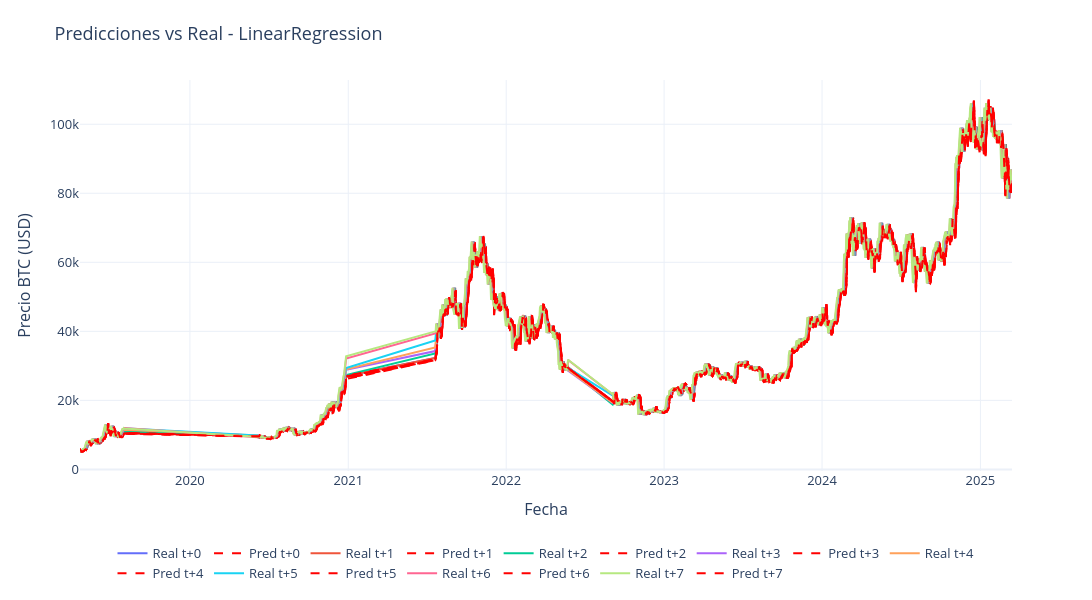
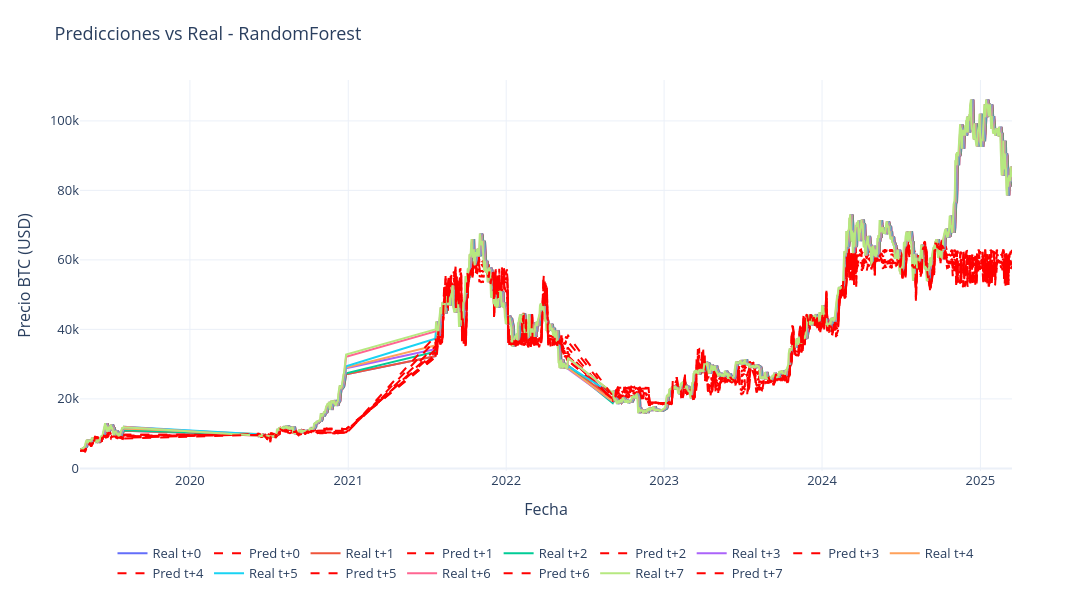
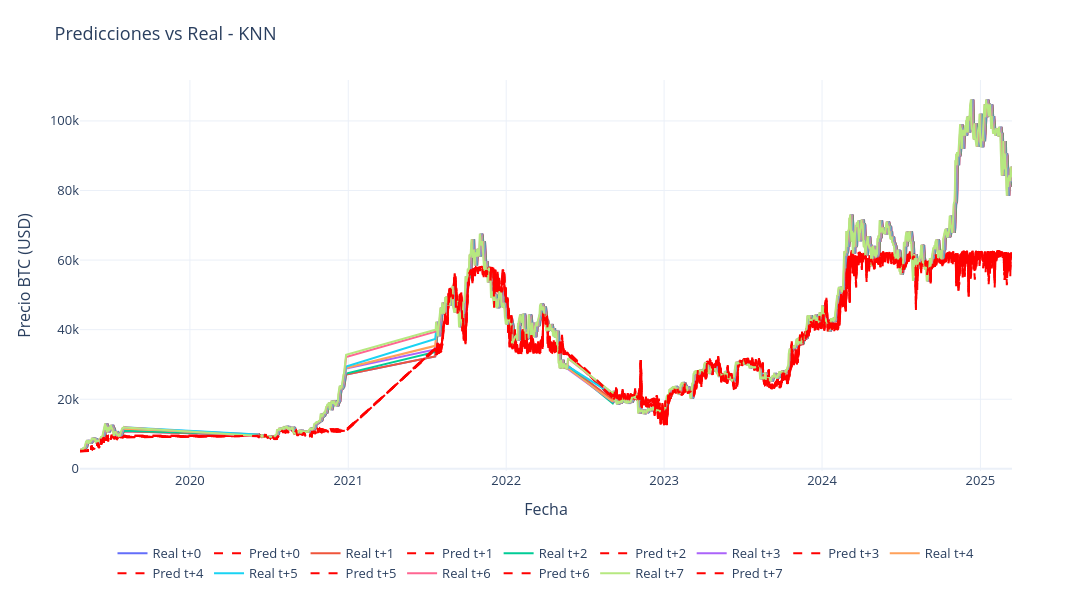

The notebook cell these images were saved under, in order:
### Code cell
# grafico predicciones vs real (t+1 a t+7)
from plotly.colors import qualitative

for model_name, pred in all_predictions.items():
    if pred.empty:
        print(f"No hay predicciones para {model_name}, se omite el gráfico.")
        continue

    fig = go.Figure()
    days = [f't+{i}' for i in range(8)]
    color_palette = qualitative.Plotly  # paleta estándar (10 colores distintos)

    for i, day in enumerate(days, start=1):
        real_col = f'Close_{day}_real' if f'Close_{day}_real' in pred.columns else f'Close_t+{i}_real'
        pred_col = f'Close_{day}_pred' if f'Close_{day}_pred' in pred.columns else f'Close_t+{i}_pred'

        if real_col not in pred.columns or pred_col not in pred.columns:
            print(f"Columnas para {day} no encontradas en {model_name}, se omite.")
            continue

        color = color_palette[(i - 1) % len(color_palette)]

        # linea real
        fig.add_trace(go.Scatter(
            x=pred.index,
            y=pred[real_col],
            mode='lines',
            name=f'Real {day}',
            line=dict(color=color, width=2)
        ))

        # linea predicha
        fig.add_trace(go.Scatter(
            x=pred.index,
            y=pred[pred_col],
            mode='lines',
            name=f'Pred {day}',
            line=dict(color="red", width=2, dash='dash')
        ))

    fig.update_layout(
        title=f'Predicciones vs Real - {model_name}',
        xaxis_title='Fecha',
        yaxis_title='Precio BTC (USD)',
        width=1100,
        height=600,
        template='plotly_white',
        font=dict(size=13),
        legend=dict(
            orientation="h",
            yanchor="bottom",
            y=-0.3,
            xanchor="center",
            x=0.5
        ),
        margin=dict(t=80, b=80)
    )

    fig.show()
print("Fecha mínima:", pred.index.min())
print("Fecha máxima:", pred.index.max())

### Figure 1 — Plotly figure (JSON) as saved in the notebook; plotly's stock layout.template omitted (floating-point values rounded to 4 significant figures; data arrays with more than 128 entries replaced by an {"elided": "..."} marker saying what was removed)
{"data": [{"line": {"color": "#636EFA", "width": 2}, "mode": "lines", "name": "Real t+0", "type": "scatter", "x": {"elided": "1542 str values"}, "y": {"elided": "1542 float values"}}, {"line": {"color": "red", "dash": "dash", "width": 2}, "mode": "lines", "name": "Pred t+0", "type": "scatter", "x": {"elided": "1542 str values"}, "y": {"elided": "1542 float values"}}, {"line": {"color": "#EF553B", "width": 2}, "mode": "lines", "name": "Real t+1", "type": "scatter", "x": {"elided": "1542 str values"}, "y": {"elided": "1542 float values"}}, {"line": {"color": "red", "dash": "dash", "width": 2}, "mode": "lines", "name": "Pred t+1", "type": "scatter", "x": {"elided": "1542 str values"}, "y": {"elided": "1542 float values"}}, {"line": {"color": "#00CC96", "width": 2}, "mode": "lines", "name": "Real t+2", "type": "scatter", "x": {"elided": "1542 str values"}, "y": {"elided": "1542 float values"}}, {"line": {"color": "red", "dash": "dash", "width": 2}, "mode": "lines", "name": "Pred t+2", "type": "scatter", "x": {"elided": "1542 str values"}, "y": {"elided": "1542 float values"}}, {"line": {"color": "#AB63FA", "width": 2}, "mode": "lines", "name": "Real t+3", "type": "scatter", "x": {"elided": "1542 str values"}, "y": {"elided": "1542 float values"}}, {"line": {"color": "red", "dash": "dash", "width": 2}, "mode": "lines", "name": "Pred t+3", "type": "scatter", "x": {"elided": "1542 str values"}, "y": {"elided": "1542 float values"}}, {"line": {"color": "#FFA15A", "width": 2}, "mode": "lines", "name": "Real t+4", "type": "scatter", "x": {"elided": "1542 str values"}, "y": {"elided": "1542 float values"}}, {"line": {"color": "red", "dash": "dash", "width": 2}, "mode": "lines", "name": "Pred t+4", "type": "scatter", "x": {"elided": "1542 str values"}, "y": {"elided": "1542 float values"}}, {"line": {"color": "#19D3F3", "width": 2}, "mode": "lines", "name": "Real t+5", "type": "scatter", "x": {"elided": "1542 str values"}, "y": {"elided": "1542 float values"}}, {"line": {"color": "red", "dash": "dash", "width": 2}, "mode": "lines", "name": "Pred t+5", "type": "scatter", "x": {"elided": "1542 str values"}, "y": {"elided": "1542 float values"}}, {"line": {"color": "#FF6692", "width": 2}, "mode": "lines", "name": "Real t+6", "type": "scatter", "x": {"elided": "1542 str values"}, "y": {"elided": "1542 float values"}}, {"line": {"color": "red", "dash": "dash", "width": 2}, "mode": "lines", "name": "Pred t+6", "type": "scatter", "x": {"elided": "1542 str values"}, "y": {"elided": "1542 float values"}}, {"line": {"color": "#B6E880", "width": 2}, "mode": "lines", "name": "Real t+7", "type": "scatter", "x": {"elided": "1542 str values"}, "y": {"elided": "1542 float values"}}, {"line": {"color": "red", "dash": "dash", "width": 2}, "mode": "lines", "name": "Pred t+7", "type": "scatter", "x": {"elided": "1542 str values"}, "y": {"elided": "1542 float values"}}], "layout": {"font": {"size": 13}, "height": 600, "legend": {"orientation": "h", "x": 0.5, "xanchor": "center", "y": -0.3, "yanchor": "bottom"}, "margin": {"b": 80, "t": 80}, "title": {"text": "Predicciones vs Real - LinearRegression"}, "width": 1100, "xaxis": {"title": {"text": "Fecha"}}, "yaxis": {"title": {"text": "Precio BTC (USD)"}}}}

### Figure 2 — Plotly figure (JSON) as saved in the notebook; plotly's stock layout.template omitted (floating-point values rounded to 4 significant figures; data arrays with more than 128 entries replaced by an {"elided": "..."} marker saying what was removed)
{"data": [{"line": {"color": "#636EFA", "width": 2}, "mode": "lines", "name": "Real t+0", "type": "scatter", "x": {"elided": "1542 str values"}, "y": {"elided": "1542 float values"}}, {"line": {"color": "red", "dash": "dash", "width": 2}, "mode": "lines", "name": "Pred t+0", "type": "scatter", "x": {"elided": "1542 str values"}, "y": {"elided": "1542 float values"}}, {"line": {"color": "#EF553B", "width": 2}, "mode": "lines", "name": "Real t+1", "type": "scatter", "x": {"elided": "1542 str values"}, "y": {"elided": "1542 float values"}}, {"line": {"color": "red", "dash": "dash", "width": 2}, "mode": "lines", "name": "Pred t+1", "type": "scatter", "x": {"elided": "1542 str values"}, "y": {"elided": "1542 float values"}}, {"line": {"color": "#00CC96", "width": 2}, "mode": "lines", "name": "Real t+2", "type": "scatter", "x": {"elided": "1542 str values"}, "y": {"elided": "1542 float values"}}, {"line": {"color": "red", "dash": "dash", "width": 2}, "mode": "lines", "name": "Pred t+2", "type": "scatter", "x": {"elided": "1542 str values"}, "y": {"elided": "1542 float values"}}, {"line": {"color": "#AB63FA", "width": 2}, "mode": "lines", "name": "Real t+3", "type": "scatter", "x": {"elided": "1542 str values"}, "y": {"elided": "1542 float values"}}, {"line": {"color": "red", "dash": "dash", "width": 2}, "mode": "lines", "name": "Pred t+3", "type": "scatter", "x": {"elided": "1542 str values"}, "y": {"elided": "1542 float values"}}, {"line": {"color": "#FFA15A", "width": 2}, "mode": "lines", "name": "Real t+4", "type": "scatter", "x": {"elided": "1542 str values"}, "y": {"elided": "1542 float values"}}, {"line": {"color": "red", "dash": "dash", "width": 2}, "mode": "lines", "name": "Pred t+4", "type": "scatter", "x": {"elided": "1542 str values"}, "y": {"elided": "1542 float values"}}, {"line": {"color": "#19D3F3", "width": 2}, "mode": "lines", "name": "Real t+5", "type": "scatter", "x": {"elided": "1542 str values"}, "y": {"elided": "1542 float values"}}, {"line": {"color": "red", "dash": "dash", "width": 2}, "mode": "lines", "name": "Pred t+5", "type": "scatter", "x": {"elided": "1542 str values"}, "y": {"elided": "1542 float values"}}, {"line": {"color": "#FF6692", "width": 2}, "mode": "lines", "name": "Real t+6", "type": "scatter", "x": {"elided": "1542 str values"}, "y": {"elided": "1542 float values"}}, {"line": {"color": "red", "dash": "dash", "width": 2}, "mode": "lines", "name": "Pred t+6", "type": "scatter", "x": {"elided": "1542 str values"}, "y": {"elided": "1542 float values"}}, {"line": {"color": "#B6E880", "width": 2}, "mode": "lines", "name": "Real t+7", "type": "scatter", "x": {"elided": "1542 str values"}, "y": {"elided": "1542 float values"}}, {"line": {"color": "red", "dash": "dash", "width": 2}, "mode": "lines", "name": "Pred t+7", "type": "scatter", "x": {"elided": "1542 str values"}, "y": {"elided": "1542 float values"}}], "layout": {"font": {"size": 13}, "height": 600, "legend": {"orientation": "h", "x": 0.5, "xanchor": "center", "y": -0.3, "yanchor": "bottom"}, "margin": {"b": 80, "t": 80}, "title": {"text": "Predicciones vs Real - RandomForest"}, "width": 1100, "xaxis": {"title": {"text": "Fecha"}}, "yaxis": {"title": {"text": "Precio BTC (USD)"}}}}

### Figure 3 — Plotly figure (JSON) as saved in the notebook; plotly's stock layout.template omitted (floating-point values rounded to 4 significant figures; data arrays with more than 128 entries replaced by an {"elided": "..."} marker saying what was removed)
{"data": [{"line": {"color": "#636EFA", "width": 2}, "mode": "lines", "name": "Real t+0", "type": "scatter", "x": {"elided": "1542 str values"}, "y": {"elided": "1542 float values"}}, {"line": {"color": "red", "dash": "dash", "width": 2}, "mode": "lines", "name": "Pred t+0", "type": "scatter", "x": {"elided": "1542 str values"}, "y": {"elided": "1542 float values"}}, {"line": {"color": "#EF553B", "width": 2}, "mode": "lines", "name": "Real t+1", "type": "scatter", "x": {"elided": "1542 str values"}, "y": {"elided": "1542 float values"}}, {"line": {"color": "red", "dash": "dash", "width": 2}, "mode": "lines", "name": "Pred t+1", "type": "scatter", "x": {"elided": "1542 str values"}, "y": {"elided": "1542 float values"}}, {"line": {"color": "#00CC96", "width": 2}, "mode": "lines", "name": "Real t+2", "type": "scatter", "x": {"elided": "1542 str values"}, "y": {"elided": "1542 float values"}}, {"line": {"color": "red", "dash": "dash", "width": 2}, "mode": "lines", "name": "Pred t+2", "type": "scatter", "x": {"elided": "1542 str values"}, "y": {"elided": "1542 float values"}}, {"line": {"color": "#AB63FA", "width": 2}, "mode": "lines", "name": "Real t+3", "type": "scatter", "x": {"elided": "1542 str values"}, "y": {"elided": "1542 float values"}}, {"line": {"color": "red", "dash": "dash", "width": 2}, "mode": "lines", "name": "Pred t+3", "type": "scatter", "x": {"elided": "1542 str values"}, "y": {"elided": "1542 float values"}}, {"line": {"color": "#FFA15A", "width": 2}, "mode": "lines", "name": "Real t+4", "type": "scatter", "x": {"elided": "1542 str values"}, "y": {"elided": "1542 float values"}}, {"line": {"color": "red", "dash": "dash", "width": 2}, "mode": "lines", "name": "Pred t+4", "type": "scatter", "x": {"elided": "1542 str values"}, "y": {"elided": "1542 float values"}}, {"line": {"color": "#19D3F3", "width": 2}, "mode": "lines", "name": "Real t+5", "type": "scatter", "x": {"elided": "1542 str values"}, "y": {"elided": "1542 float values"}}, {"line": {"color": "red", "dash": "dash", "width": 2}, "mode": "lines", "name": "Pred t+5", "type": "scatter", "x": {"elided": "1542 str values"}, "y": {"elided": "1542 float values"}}, {"line": {"color": "#FF6692", "width": 2}, "mode": "lines", "name": "Real t+6", "type": "scatter", "x": {"elided": "1542 str values"}, "y": {"elided": "1542 float values"}}, {"line": {"color": "red", "dash": "dash", "width": 2}, "mode": "lines", "name": "Pred t+6", "type": "scatter", "x": {"elided": "1542 str values"}, "y": {"elided": "1542 float values"}}, {"line": {"color": "#B6E880", "width": 2}, "mode": "lines", "name": "Real t+7", "type": "scatter", "x": {"elided": "1542 str values"}, "y": {"elided": "1542 float values"}}, {"line": {"color": "red", "dash": "dash", "width": 2}, "mode": "lines", "name": "Pred t+7", "type": "scatter", "x": {"elided": "1542 str values"}, "y": {"elided": "1542 float values"}}], "layout": {"font": {"size": 13}, "height": 600, "legend": {"orientation": "h", "x": 0.5, "xanchor": "center", "y": -0.3, "yanchor": "bottom"}, "margin": {"b": 80, "t": 80}, "title": {"text": "Predicciones vs Real - KNN"}, "width": 1100, "xaxis": {"title": {"text": "Fecha"}}, "yaxis": {"title": {"text": "Precio BTC (USD)"}}}}
